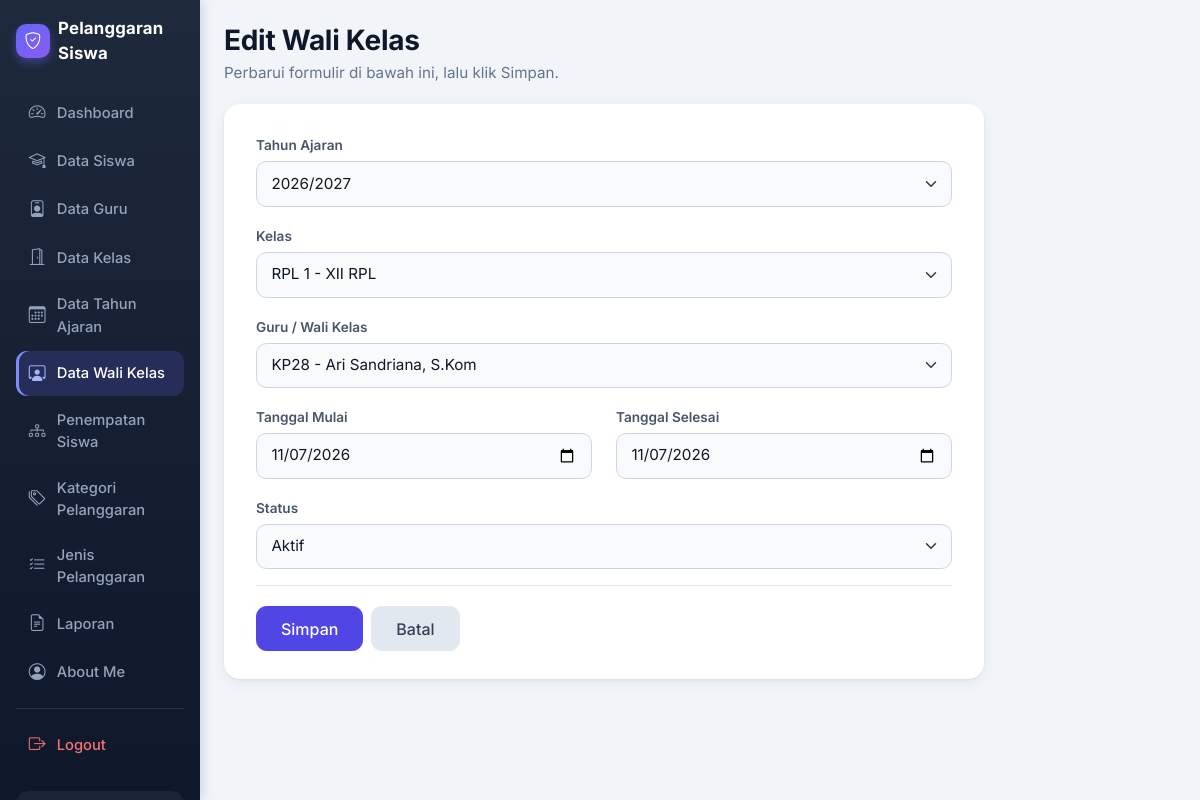
/edit_wali_kelas.php?id=1 (signed in), run on the app's committed database.
### tables this page shows
CREATE TABLE `t_wali_kelas` (
  `id` int(11) NOT NULL,
  `tahun_ajaran_id` int(11) DEFAULT NULL,
  `kelas_id` int(11) DEFAULT NULL,
  `guru_id` int(11) DEFAULT NULL,
  `tanggal_mulai` date NOT NULL,
  `tanggal_selesai` date NOT NULL,
  `status_aktif` tinyint(1) NOT NULL,
  `created_at` timestamp NOT NULL DEFAULT current_timestamp() ON UPDATE current_timestamp(),
  `updated_at` timestamp NOT NULL DEFAULT current_timestamp()
);

CREATE TABLE `t_tahun_ajaran` (
  `id` int(11) NOT NULL,
  `nama` varchar(20) DEFAULT NULL,
  `tanggal_mulai` date NOT NULL,
  `tanggal_selesai` date NOT NULL,
  `status_aktif` tinyint(1) NOT NULL,
  `created_at` timestamp NOT NULL DEFAULT current_timestamp(),
  `updated_at` timestamp NOT NULL DEFAULT current_timestamp()
);

CREATE TABLE `t_kelas` (
  `id` int(11) NOT NULL,
  `nama` varchar(100) DEFAULT NULL,
  `tingkat` varchar(20) NOT NULL,
  `jurusan` varchar(100) NOT NULL,
  `status_aktif` tinyint(1) NOT NULL,
  `created_at` timestamp NOT NULL DEFAULT current_timestamp(),
  `updated_at` timestamp NOT NULL DEFAULT current_timestamp()
);

CREATE TABLE `t_guru` (
  `id` int(11) NOT NULL,
  `nip` varchar(30) NOT NULL,
  `nama` varchar(150) DEFAULT NULL,
  `email` varchar(150) NOT NULL,
  `status_aktif` tinyint(1) NOT NULL,
  `user_id` int(11) NOT NULL,
  `created_at` timestamp NOT NULL DEFAULT current_timestamp(),
  `updated_at` timestamp NOT NULL DEFAULT current_timestamp()
);

### edit_wali_kelas.php (called while the page is built, shortened)
<?php
include "config/koneksi.php";
include "includes/helper.php";
$id = (int) ($_GET['id'] ?? 0);
$wali = ambil_satu($koneksi, "SELECT * FROM t_wali_kelas WHERE id = ?", 'i', $id);
$v = [
    'tahun_ajaran_id' => $wali['tahun_ajaran_id'],
    'kelas_id'        => $wali['kelas_id'],
    'guru_id'         => $wali['guru_id'],
    'tanggal_mulai'   => $wali['tanggal_mulai'] ?? '',
    'tanggal_selesai' => $wali['tanggal_selesai'] ?? '',
    'status_aktif'    => (int) $wali['status_aktif'],
];
$daftar_tahun = ambil_semua($koneksi, "SELECT * FROM t_tahun_ajaran WHERE status_aktif = 1 ORDER BY id DESC");
$daftar_kelas = ambil_semua($koneksi, "SELECT * FROM t_kelas WHERE (status_aktif = 1 OR id = ?)
    AND id NOT IN (SELECT kelas_id FROM t_wali_kelas
                   WHERE status_aktif = 1 AND kelas_id IS NOT NULL AND id <> ?
                   AND tahun_ajaran_id IN (SELECT id FROM t_tahun_ajaran WHERE status_aktif = 1))
    ORDER BY nama ASC", 'ii', (int) $wali['kelas_id'], $id);
$daftar_guru  = ambil_semua($koneksi, "SELECT * FROM t_guru WHERE (status_aktif = 1 OR id = ?)
    AND id NOT IN (SELECT guru_id FROM t_wali_kelas
                   WHERE status_aktif = 1 AND guru_id IS NOT NULL AND id <> ?
                   AND tahun_ajaran_id IN (SELECT id FROM t_tahun_ajaran WHERE status_aktif = 1))
    ORDER BY nama ASC", 'ii', (int) $wali['guru_id'], $id);
$label_tombol = 'Simpan';
include 'layout/tambah_atas.php';
include 'layout/form_wali_kelas.php';
include 'layout/tambah_bawah.php';

### layout/form_wali_kelas.php (the view, shortened to what this page needs)
<?php
$galat = $galat ?? [];
$label_tombol = $label_tombol ?? 'Simpan';
?>
<form method="POST">
    <div class="mb-3">
        <label for="tahun_ajaran_id" class="form-label">Tahun Ajaran</label>
        <select name="tahun_ajaran_id" id="tahun_ajaran_id" class="form-select<?= kelas_invalid($galat, 'tahun_ajaran_id'); ?>" required>
            <?php foreach ($daftar_tahun as $t) { ?>
                <option value="<?= (int) $t['id']; ?>" <?= ((string) $v['tahun_ajaran_id'] === (string) $t['id']) ? 'selected' : ''; ?>>
                    <?= htmlspecialchars($t['nama']); ?>
                </option>
            <?php } ?>
        </select>
    </div>
    <div class="mb-3">
        <label for="kelas_id" class="form-label">Kelas</label>
        <select name="kelas_id" id="kelas_id" class="form-select<?= kelas_invalid($galat, 'kelas_id'); ?>" required>
            <?php foreach ($daftar_kelas as $k) { ?>
                <option value="<?= (int) $k['id']; ?>" <?= ((string) $v['kelas_id'] === (string) $k['id']) ? 'selected' : ''; ?>>
                    <?= htmlspecialchars($k['nama'] . ' - ' . $k['tingkat'] . ' ' . $k['jurusan']); ?>
                </option>
            <?php } ?>
        </select>
    </div>
    <div class="mb-3">
        <label for="guru_id" class="form-label">Guru / Wali Kelas</label>
        <select name="guru_id" id="guru_id" class="form-select<?= kelas_invalid($galat, 'guru_id'); ?>" required>
            <?php foreach ($daftar_guru as $g) { ?>
                <option value="<?= (int) $g['id']; ?>" <?= ((string) $v['guru_id'] === (string) $g['id']) ? 'selected' : ''; ?>>
                    <?= htmlspecialchars($g['nip'] . ' - ' . $g['nama']); ?>
                </option>
            <?php } ?>
        </select>
    </div>
    <div class="row">
        <div class="col-md-6 mb-3">
            <label for="tanggal_mulai" class="form-label">Tanggal Mulai</label>
            <input type="date" name="tanggal_mulai" id="tanggal_mulai" class="form-control<?= kelas_invalid($galat, 'tanggal_mulai'); ?>"
                   value="<?= htmlspecialchars((string) $v['tanggal_mulai']); ?>" required>
        </div>
        <div class="col-md-6 mb-3">
            <label for="tanggal_selesai" class="form-label">Tanggal Selesai</label>
            <input type="date" name="tanggal_selesai" id="tanggal_selesai" class="form-control<?= kelas_invalid($galat, 'tanggal_selesai'); ?>"
                   value="<?= htmlspecialchars((string) $v['tanggal_selesai']); ?>" required>
        </div>
    </div>
    <div class="mb-3">
        <label for="status_aktif" class="form-label">Status</label>
        <?= html_status_select($v['status_aktif']); ?>
    </div>
    <div class="td-actions">
        <button type="submit" name="simpan" class="btn btn-primary"><?= htmlspecialchars($label_tombol); ?></button>
        <a href="kelola_wali_kelas.php" class="btn btn-secondary">Batal</a>
    </div>
</form>

### includes/helper.php (shortened to what this page needs)
<?php
function kelas_invalid(array $galat, $kolom)
{
    return isset($galat[$kolom]) ? ' is-invalid' : '';
}
function html_status_select($nilai, $nama = 'status_aktif', $invalid = false)
{
    $n = ((string) $nilai === '0') ? '0' : '1';
    return '<select name="' . $nama . '" id="' . $nama . '" class="form-select' . ($invalid ? ' is-invalid' : '') . '">'
         . '<option value="1"' . ($n === '1' ? ' selected' : '') . '>Aktif</option>'
         . '<option value="0"' . ($n === '0' ? ' selected' : '') . '>Tidak Aktif</option>'
         . '</select>';
}
function ambil_semua($koneksi, $sql, $tipe = '', ...$param)
{
    $stmt = mysqli_prepare($koneksi, $sql);
    if ($tipe !== '') { mysqli_stmt_bind_param($stmt, $tipe, ...$param); }
    mysqli_stmt_execute($stmt);
    $hasil = mysqli_stmt_get_result($stmt);
    $baris = [];
    while ($hasil && ($r = mysqli_fetch_assoc($hasil))) { $baris[] = $r; }
    return $baris;
}
function ambil_satu($koneksi, $sql, $tipe = '', ...$param)
{
    $semua = ambil_semua($koneksi, $sql, $tipe, ...$param);
    return $semua[0] ?? null;
}

### assets/css/tambah_data.css (style rules this page uses)
.td-card form { max-width: none !important; }
.td-card .form-control, .td-card .form-select { padding: .65rem .9rem; font-size: .95rem; color: #0f172a; background-color: #f8fafc; border: 1px solid #cbd5e1; border-radius: .65rem; transition: border-color .15s, box-shadow .15s, background-color .15s; }
.td-card .form-control::placeholder { color: #94a3b8; }
.td-card .form-select { padding-right: 2.5rem; }
.td-card .form-label { margin-bottom: .35rem; font-size: .85rem; font-weight: 600; color: #475569; }
.td-actions { display: flex; gap: .5rem; margin-top: .5rem; padding-top: 1.25rem; border-top: 1px solid #e2e8f0; }
.td-card .td-actions .btn { padding: .6rem 1.5rem; border-radius: .65rem; font-weight: 500; }

### layout/sidebar.php (style rules this page uses)
:root { --bs-primary: #4f46e5; --bs-primary-rgb: 79, 70, 229; --bs-body-font-family: 'Inter', system-ui, -apple-system, 'Segoe UI', Roboto, sans-serif; --sb-dark: #0f172a; --sb-dark-2: #1e293b; }
body { background: #f1f5f9; color: #334155; font-family: var(--bs-body-font-family); }
main .btn { border-radius: .6rem; font-weight: 500; transition: all .15s ease; }
.btn-primary { --bs-btn-bg: #4f46e5; --bs-btn-border-color: #4f46e5; --bs-btn-hover-bg: #4338ca; --bs-btn-hover-border-color: #4338ca; --bs-btn-active-bg: #3730a3; --bs-btn-active-border-color: #3730a3; --bs-btn-disabled-bg: #4f46e5; --bs-btn-disabled-border-color: #4f46e5; --bs-btn-focus-shadow-rgb: 99, 102, 241; }
main .btn-secondary { --bs-btn-bg: #e2e8f0; --bs-btn-border-color: #e2e8f0; --bs-btn-color: #334155; --bs-btn-hover-bg: #cbd5e1; --bs-btn-hover-border-color: #cbd5e1; --bs-btn-hover-color: #0f172a; --bs-btn-active-bg: #cbd5e1; --bs-btn-active-border-color: #cbd5e1; --bs-btn-active-color: #0f172a; }
main .form-control, main .form-select { border-radius: .6rem; border-color: #cbd5e1; }
main .form-label { font-weight: 500; color: #475569; }

### data on the page
t_wali_kelas: tahun_ajaran_id "2026/2027", kelas_id "RPL 1 - XII RPL", guru_id "KP28 - Ari Sandriana, S.Kom", tanggal_mulai "11/07/2026", tanggal_selesai "11/07/2026", status_aktif "Aktif"

### other printed values
$item[0] "Dashboard"
$item[0] "Data Siswa"
$item[0] "Data Guru"
$item[0] "Data Kelas"
$item[0] "Data Tahun Ajaran"
$item[0] "Data Wali Kelas"
$item[0] "Penempatan Siswa"
$item[0] "Kategori Pelanggaran"
$item[0] "Jenis Pelanggaran"
$item[0] "Laporan"
$item[0] "About Me"
$judul "Edit Wali Kelas"
$deskripsi "Perbarui formulir di bawah ini, lalu klik Simpan."
$label_tombol "Simpan"
